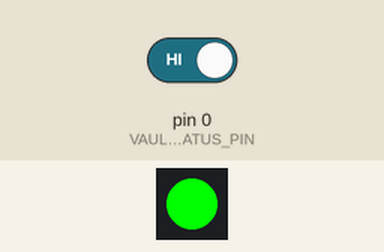
Simulated run of this sketch. Board: Arduino Uno, built with avr-gcc and run on an emulated ATmega328P. Parts: 1 RGB LEDs in strip order, left to right. The inputs (shaded band) are chosen by the test bench; at power-on: pin 0 (VAULT_STATUS_PIN) HIGH.

Above: at 1.2 s.
1.3 s: pin 0 (VAULT_STATUS_PIN) driven LOW
At 2.4 s:
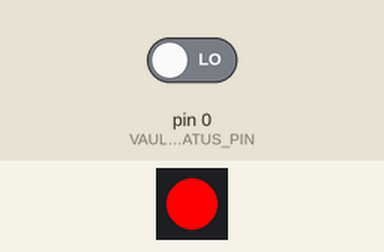
2.8 s: pin 0 (VAULT_STATUS_PIN) driven HIGH
At 3.5 s:
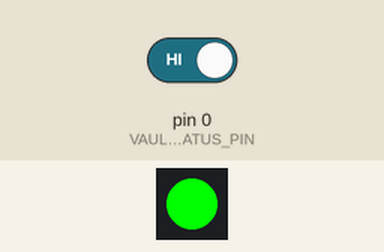
Timing chart, 0 to 5.8 s (numbered marks = the images above; inputs shaded):
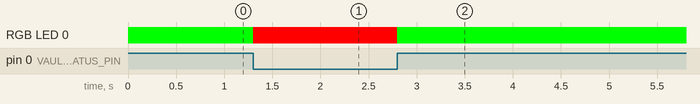

The sketch:

attiny_vault_led.ino
```cpp
// ATTINY program to control the vault LED.

#include <Adafruit_NeoPixel.h>

#define  LED_PIN          2  // pin 7 on the Tiny
#define  VAULT_STATUS_PIN 0  //  pin 5 on the Tiny

Adafruit_NeoPixel pixels = Adafruit_NeoPixel(1, LED_PIN, NEO_GRB+NEO_KHZ800);

#define COLOR_RED     0xFF0000
#define COLOR_GREEN   0x00FF00

void setup()
{
  pinMode(VAULT_STATUS_PIN, INPUT);
  pixels.begin();
}

void loop()
{
  int vault_status;

  vault_status = digitalRead(VAULT_STATUS_PIN);
  if (vault_status == 0)
  {
    pixels.setPixelColor(0, COLOR_RED);
  }
  else
  {
    pixels.setPixelColor(0, COLOR_GREEN);
  }
  pixels.show();

}
```

Measured:
- after the input at 1.3 s, RGB LED 0: RGB(0, 255, 0) → RGB(255, 0, 0) at once
- after the input at 2.8 s, RGB LED 0: RGB(255, 0, 0) → RGB(0, 255, 0) at once
